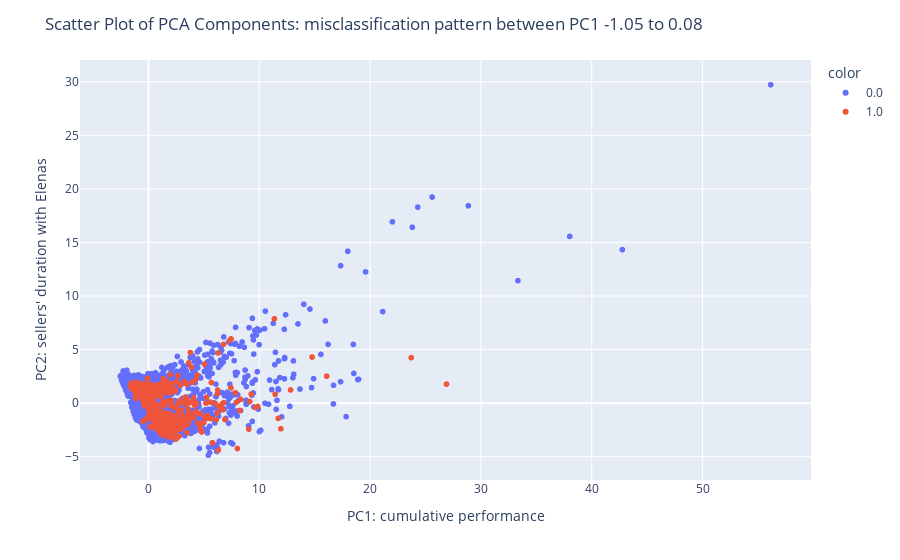

Notebook code for this chart:
### Code cell
#Scatterplot of the misclassifications
fig = px.scatter(x=PCA_df["PC1"], y=PCA_df["PC2"], color=evaluation_df["is_misclassified"])

fig.update_layout(
    title="Scatter Plot of PCA Components: misclassification pattern between PC1 -1.05 to 0.08",
    xaxis_title="PC1: cumulative performance",
    yaxis_title="PC2: sellers' duration with Elenas",
)

fig.show()

### Figure 1 — Plotly figure (JSON) as saved in the notebook; plotly's stock layout.template omitted (floating-point values rounded to 4 significant figures; data arrays with more than 128 entries replaced by an {"elided": "..."} marker saying what was removed)
{"data": [{"hovertemplate": "color=0.0<br>x=%{x}<br>y=%{y}<extra></extra>", "legendgroup": "0.0", "marker": {"color": "#636efa", "symbol": "circle"}, "mode": "markers", "name": "0.0", "showlegend": true, "type": "scattergl", "x": {"elided": "8959 float values"}, "xaxis": "x", "y": {"elided": "8959 float values"}, "yaxis": "y"}, {"hovertemplate": "color=1.0<br>x=%{x}<br>y=%{y}<extra></extra>", "legendgroup": "1.0", "marker": {"color": "#EF553B", "symbol": "circle"}, "mode": "markers", "name": "1.0", "showlegend": true, "type": "scattergl", "x": {"elided": "582 float values"}, "xaxis": "x", "y": {"elided": "582 float values"}, "yaxis": "y"}], "layout": {"legend": {"title": {"text": "color"}, "tracegroupgap": 0}, "margin": {"t": 60}, "title": {"text": "Scatter Plot of PCA Components: misclassification pattern between PC1 -1.05 to 0.08"}, "xaxis": {"anchor": "y", "domain": [0, 1], "title": {"text": "PC1: cumulative performance"}}, "yaxis": {"anchor": "x", "domain": [0, 1], "title": {"text": "PC2: sellers' duration with Elenas"}}}}
